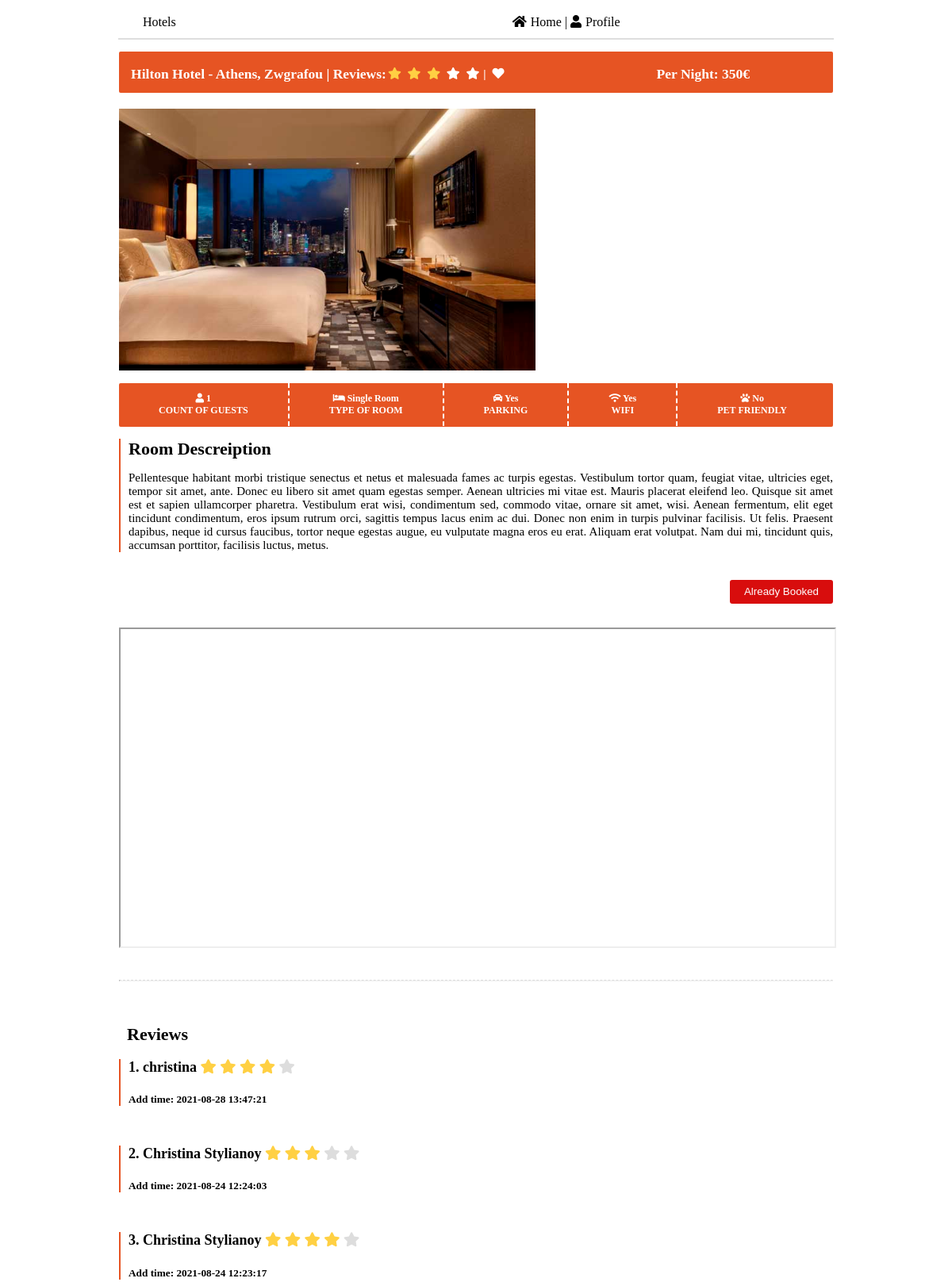
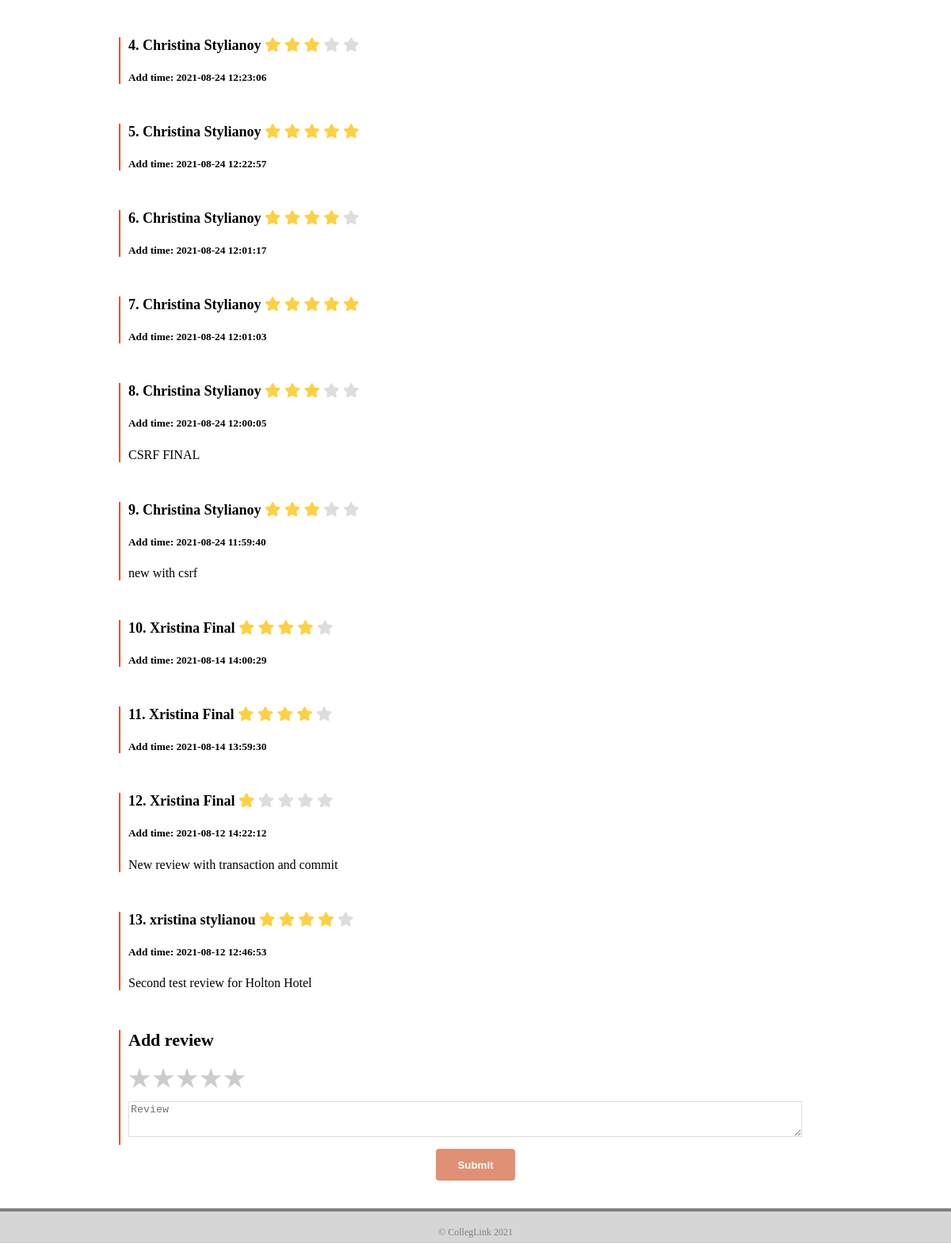
Page /public/room.php?room_id=1 on the committed database (2 pictures, top to bottom).
### tables this page shows
CREATE TABLE `room` (
  `room_id` int(10) UNSIGNED NOT NULL,
  `type_id` int(10) UNSIGNED NOT NULL,
  `name` varchar(250) NOT NULL,
  `city` varchar(250) NOT NULL,
  `area` varchar(250) NOT NULL,
  `photo_url` varchar(250) NOT NULL,
  `count_of_guests` int(10) UNSIGNED NOT NULL,
  `price` int(10) UNSIGNED NOT NULL,
  `address` varchar(250) NOT NULL,
  `location_lat` decimal(10,7) NOT NULL,
  `location_long` decimal(10,7) NOT NULL,
  `description_short` varchar(250) NOT NULL,
  `description_long` text NOT NULL,
  `parking` tinyint(1) NOT NULL,
  `wifi` tinyint(1) NOT NULL,
  `pet_friendly` tinyint(1) NOT NULL,
  `avg_reviews` decimal(10,7) DEFAULT NULL,
  `count_reviews` int(10) UNSIGNED DEFAULT 0,
  `created_time` timestamp NOT NULL DEFAULT current_timestamp(),
  `updated_time` timestamp NOT NULL DEFAULT current_timestamp() ON UPDATE current_timestamp()
);

CREATE TABLE `room_type` (
  `type_id` int(10) UNSIGNED NOT NULL,
  `title` varchar(250) NOT NULL
);

CREATE TABLE `review` (
  `review_id` int(10) UNSIGNED NOT NULL,
  `room_id` int(10) UNSIGNED NOT NULL,
  `user_id` int(10) UNSIGNED DEFAULT NULL,
  `rate` int(10) UNSIGNED NOT NULL,
  `comment` varchar(250) DEFAULT NULL,
  `created_time` timestamp NOT NULL DEFAULT current_timestamp(),
  `updated_time` timestamp NOT NULL DEFAULT current_timestamp() ON UPDATE current_timestamp()
);

CREATE TABLE `user` (
  `user_id` int(10) UNSIGNED NOT NULL,
  `name` varchar(250) NOT NULL,
  `email` varchar(250) NOT NULL,
  `password` text NOT NULL,
  `created_time` timestamp NOT NULL DEFAULT current_timestamp(),
  `updated_time` timestamp NOT NULL DEFAULT current_timestamp() ON UPDATE current_timestamp()
);

### boot/boot.php (called while the page is built, shortened)
<?php
spl_autoload_register(function ($class) {
	$class = str_replace("\\", "/", $class);
});

### app/Hotel/RoomInfo.php (called while the page is built, shortened)
<?php
class RoomInfo extends BaseService
{
  public function getRoomInfo($room_id)
  {
    $parameters = [
      ':room_id' => $room_id,
    ];
    $sql = 'SELECT room.*, room_type.title as room_type
            FROM room
            INNER JOIN room_type ON room.type_id = room_type.type_id
            WHERE room_id = :room_id';
    return $this->fech($sql, $parameters);
  }
}

### app/Hotel/BaseService.php (called while the page is built, shortened)
<?php
class BaseService
{
  private static $pdo;
  protected function initializePdo()
  {
    if (!empty(self::$pdo)){
      return;
    }
    $config = Configuration::getInstance();
    $databaseConfig = $config->getConfig()['database'];
    try {
      self::$pdo = new PDO(sprintf('mysql:host=%s;dbname=%s;charset=UTF8', $databaseConfig['host'],
      $databaseConfig['dbname']), $databaseConfig['username'],$databaseConfig['password'],
      [PDO::MYSQL_ATTR_INIT_COMMAND => "SET NAMES 'UTF8'"]);
    } catch (\PDOException $ex){
      throw new \Exception(sprintf('Could not connect to Database. Error: %s', $ex->getMessage()));
    }
  }
  protected function getPdo()
  {
    return self::$pdo;
  }
  protected function fech($sql, $parameters = [], $type = PDO::FETCH_ASSOC)
  {
    $statement = $this->getPdo()->prepare($sql);
    $status = $statement->execute($parameters);
    return $statement->fetch($type);
  }
}

### app/Hotel/User.php (called while the page is built, shortened)
<?php
class User extends BaseService
{
  private static $currentUserId;
  public static function getCurrentUserId()
  {
    return self::$currentUserId;
  }
}

### app/Hotel/Favorite.php (called while the page is built, shortened)
<?php
class Favorite extends BaseService
{
  public function isFavorite($roomId, $userId)
  {
    $parameters = [
      ':room_id' => $roomId,
      ':user_id' => $userId,
    ];
    $favorite = $this->fech('SELECT * FROM favorite WHERE room_id = :room_id AND user_id = :user_id', $parameters);
    return !empty($favorite);
  }
}

### app/Hotel/Review.php (called while the page is built, shortened)
<?php
class Review extends BaseService
{
  public function getReviewsByRoom($roomId)
  {
    $sql = 'SELECT review.*, user.name as user_name
            FROM review
            INNER JOIN user ON review.user_id = user.user_id
            WHERE room_id = :room_id
            ORDER BY review.created_time DESC';
    $statement = $this->getPdo()->prepare($sql);
    $statement->bindParam(':room_id', $roomId, PDO::PARAM_INT);
    $statement->execute();
    $rows = $statement->fetchAll(PDO::FETCH_ASSOC);
    return $rows;
  }
}

### public/room.php (the view, shortened to what this page needs)
<?php
  require __DIR__.'/../boot/boot.php';
   $info = new RoomInfo();
   $favorite = new Favorite();
   $roomId = $_REQUEST['room_id'];
   $roomInfo = $info->getRoomInfo($roomId);
   $userId = User::getCurrentUserId();
   $isFavorite = $favorite->isFavorite($roomId, $userId);
   $review = new Review();
   $allReviews = $review->getReviewsByRoom($roomId);
   $checkInDate = $_REQUEST['check_in_date'];
   $checkOutDate = $_REQUEST['check_out_date'];
   $alreadyBooked = empty($checkInDate) || empty($checkOutDate);
?>
<!DOCTYPE>
<htlm>
  <head>
    <link  href="CSS\room-style.css" rel="stylesheet"/>
    <link  href="CSS\intex-style.css" rel="stylesheet"/>
    <link  href="CSS\list-style.css" rel="stylesheet"/>
    <link  href="assets/css/fontawesome.min.css" rel="stylesheet"/>
  </head>
  <body>
    <header>
      <div class="menu">
        <span id="hotel"></i>Hotels</span>
        <a id="home" href="./intex.php"><i class="fas fa-home"></i>Home </a>
        <a id="user"
        <?php if (empty($userId)){ ?>
          href="http://hotel.collegelink.localhost/public/intex.php">
        <?php }else {?>
          href="./profile.php">
        <?php } ?>
        | <i class="fas fa-user"></i>Profile</a>
      <hr class="menu-line">
    </header>
    <main class="container">
        <div class="room-title">
          <ul class="title">
            <h3 class="name"><?php echo $roomInfo['name']; ?> - <?php echo $roomInfo['city']; ?>,
            <?php echo $roomInfo['area']; ?> | Reviews: </h3>
            <div class="stars title-reviews">
              <?php
                $roomAvrReview = $roomInfo['avg_reviews'] ;
                for ($i=1; $i <=5 ; $i++) {
                  if ($roomAvrReview >= $i) {
              ?>
                    <i class="fas fa-star checked"></i>
                    <?php
                  } else {
                    ?>
                    <i class="fas fa-star"></i>
              <?php
                  }
                }
              ?>
            </div>
            <h4>|</h4>
            <div class="favorite col-md-1" id="favorite-container">
              <form id="favoriteForm" class="favoriteForm" name="favoriteForm" method="POST" action="actions/favorite.php">
                <a href="#" onclick="postFunction()">
                <div class="search_stars_div">
                  <ul class="fav_stars" style="list-style-type:none;">
                    <li  class="heart <?php echo $isFavorite ? 'selected'  : ' ';?>" id="fav"><i class="fas fa-heart"></i></li>
                  </ul>
                </div>
               </a>
             </form>
            </div>
            <div class="title-cost">
              <h3 class="cost">Per Night: <?php echo $roomInfo['price']; ?>€</h3>
            </div>
          </ul>
        </div>
        <div class="room-image">
          <img src="./assets/images/<?php echo $roomInfo['photo_url']; ?>" alt="">
        </div>
        <div class="room-info">
          <ul class="info">
            <div class="user-info">
              <h3><i class="fas fa-user"></i> <?php echo $roomInfo['count_of_guests']; ?> <br>
              COUNT OF GUESTS</h3>
            </div>
            <div class="guests-info">
              <h3><i class="fas fa-bed"></i> <?php echo $roomInfo['room_type']; ?> <br>
              TYPE OF ROOM</h3>
            </div>
            <div class="parking-info">
              <h3><i class="fas fa-car"></i> <?php echo $roomInfo['parking'] == 1 ? "Yes" : 'No';?> <br>
              PARKING</h3>
            </div>
            <div class="wifi-info">
              <h3><i class="fas fa-wifi"></i> <?php echo $roomInfo['wifi'] == 1 ? "Yes" : 'No'; ?> <br>
              WIFI</h3>
            </div>
            <div class="pet-info">
              <h3><i class="fas fa-paw"></i> <?php echo $roomInfo['pet_friendly'] == 1 ? "Yes" : 'No'; ?> <br>
              PET FRIENDLY</h3>
            </div>
          </ul>
        </div>
        <div class="room-descreiption">
          <div class="vl">
            <h1>Room Descreiption</h1>
            <p><?php echo $roomInfo['description_long']; ?></p>
          </div>
          <div class="booking-buttons">
            <?php
            if ($alreadyBooked) {
            ?>
              <button disabled type="button" name="button" class="booked">Already Booked</button>
            <?php } ?>
          </div>
        </div>
        <div class="map" id="googleMap" style="width:100%;height:400px;">
          <iframe src="http://maps.google.com/maps?q=<?php echo $roomInfo['location_lat'];?>,<?php echo $roomInfo['location_long'];?>&z=15&output=embed"
            style="width:100%;height:400px;" ></iframe>
          <hr class="map-line">
        </div>
        <section class="reviews">
          <h1>Reviews</h1>
          <div id="reviews-container">
            <?php
              foreach ($allReviews as $counter => $review) {
             ?>
              <div class="vl">
                <div class="old-reviews">
                  <h2><?php echo sprintf('%d. %s', $counter + 1, $review['user_name']);?>
                    <?php
                      for ($i=1; $i <=5 ; $i++) {
                        if ($review['rate'] >= $i) {
                          ?>
                          <i class="fas fa-star" style="color:#ffd043;"></i>
                          <?php
                        } else {
                          ?>
                          <i class="fas fa-star" style="color:#dddddd"></i>
                          <?php
                        }
                      }
                    ?>
                  </h2>
                  <h5 class="date">Add time: <?php echo $review['created_time']; ?></h5>
                  <p><?php echo htmlentities($review['comment']);?></p>
                </div>
              </div>
            <?php } ?>
          </div>
          <div class="vl">
            <h1>Add review</h1>
            <div class="add-review" id="add-review">
              <form name="reviewForm"class="reviewForm" action="actions/review.php" method="post">
                <h2>
                    <div class="rate">
                      <label for="star5" title="text">5 stars</label>
                      <label for="star4" title="text">4 stars</label>
                      <label for="star3" title="text">3 stars</label>
                      <label for="star2" title="text">2 stars</label>
                      <label for="star1" title="text">1 star</label>
                    </div>
                </h2>
                <div class="review-textarea">
                  <textarea id="note" name="comment" placeholder="Review" class="textbox"></textarea>
                  <button disabled type="submit" name="button" id="review-button">Submit</button>
                </div>
              </form>
            </div>
          </div>
        </section>
    </main>
    <footer>
      <p>© CollegLink 2021</>
    </footer>
  </body>
</html>

### public/CSS/room-style.css (style rules this page uses)
body { margin: 0px; }
.menu-line { margin-top: 30px; width: 400px; border: 1px solid #dedede; }
.container { width:460px; margin: auto; }
.room-title { background-color: #e65423; height: 40px; border-radius: 2px; padding-bottom: 0px; }
.title { display: flex; list-style: none; color: white; font-size: 10px; padding-left: 5px; }
.title-cost { display: flex; list-style: none; color: white; font-size: 10px; padding-left: 10px; }
.title h4 { padding: 0 3px; font-weight: bold; }
.title i { padding:0 2px; padding-top: 15px; font-size: 8px; }
.heart { color:white; }
.stars { color: white; }
.stars .checked { color: #ffd043; }
ul { padding-left: 3px; }
.room-image img { height: 198px; width: 316px; margin: 20px 0; display: flex; }
.room-info { background-color: #e65423; height: 40px; border-radius: 2px; padding-bottom: 5px; }
.room-info i { color: white; }
.room-info ul { display: flex; list-style: none; padding: 0px; }
.room-info h3 { color: white; font-size: 10px; text-align: center; padding: 0 12px; }
.guests-info, .parking-info, .wifi-info, .pet-info { border-left: 2px dashed white; height: auto; }
.vl { border-left: 2px solid #e65423; height: auto; }
.room-descreiption h1 { font-size: 22px; padding-left: 10px; }
.room-descreiption .vl p { font-size: 15px; padding-left: 10px; text-align: justify; }
.booked { background-color: #d80d0d; color: white; height: 30px; width: 130px; border: none; border-radius: 3px; margin-top: 20px; margin-bottom: 30px; float: right; }
.map-line { margin-top: 40px; border-top: 1px dashed #dedede; }
.reviews { margin-top: 180px; }
.old-reviews { padding-left: 10px; margin-bottom: 50px; }
.old-reviews h2 { font-size: 18px; }
.old-reviews p { font-size: 16px; }
.add-review { padding-left: 10px; margin-bottom: 80px; }
h1 { font-size: 22px; padding-left: 10px; }
.add-review h2 { font-size: 22px; }
.textbox { width: 400px; height: 45px; border: 1px solid #dedede; margin-bottom: 10px; }
.rate { float: left; height: 46px; padding: 0 0px; }
.rate:not(:checked) > label { float:right; width:1em; overflow:hidden; white-space:nowrap; cursor:pointer; font-size:30px; color:#ccc; }
.rate:not(:checked) > label:before { content: '★ '; }
#review-button { height: 40px; width: 100px; background-color: #e65423; border-radius: 4px; border: none; color: white; font-weight: bold; position: absolute; transform: translateX(-50%); left: 50%; margin-top: 60px; cursor: pointer; }
#review-button:disabled { background-color: #e09075; color: white; }
footer { background-color: #d6d6d6; height: 40px; border-top: 4px solid #7e7e7e; background-size: cover; }
footer p { text-align: center; color: #7e7e7e; font-size: 12px; padding: 7px; }
@media (min-width: 640px) { .container { width:600px; } }
@media (min-width: 640px) { .textbox { width: 550px; } }
@media (min-width: 640px) { .menu-line { width: 600px; } }
@media (min-width: 640px) { .title-cost { padding-left: 20px; font-size: 12px; } }
@media (min-width: 640px) { .title { font-size: 12px; padding-left: 15px; } }
@media (min-width: 640px) { .title i { font-size: 12px; padding-top: 18px; } }
@media (min-width: 640px) { .room-title { padding-bottom: 6px; } }
@media (min-width: 640px) { .room-image img { height: 330px; width: 525px; } }
@media (min-width: 640px) { .room-info { padding-bottom: 12px; } }
@media (min-width: 640px) { .room-info h3 { font-size: 12px; padding: 0 20px; } }
@media (min-width: 960px) { .container { width:900px; } }
@media (min-width: 960px) { .textbox { width: 850px; } }
@media (min-width: 960px) { .menu-line { width: 900px; } }
@media (min-width: 960px) { .title-cost { padding-left: 190px; font-size: 15px; } }
@media (min-width: 960px) { .title { font-size: 15px; padding-left: 15px; } }
@media (min-width: 960px) { .title i { font-size: 15px; padding-top: 20px; } }
@media (min-width: 960px) { .room-title { padding-bottom: 12px; } }
@media (min-width: 960px) { .room-image { height: 330px; width: 525px; } }
@media (min-width: 960px) { .room-info { padding-bottom: 15px; } }
@media (min-width: 960px) { .room-info h3 { font-size: 12px; padding: 0 50px; } }

### rows in the picture
room: name "Hilton Hotel", city "Athens", area "Zwgrafou", price "350", photo_url (picture), count_of_guests "1", type.title "Single Room", description_long "Pellentesque habitant morbi tristique senectus et netus et malesuada fames ac turpis egestas. Vestibulum tortor quam, feugiat vitae, ultricies eget, tempor sit amet, ante. Donec eu libero sit amet quam egestas semper. Aenean ultricies mi vitae est. Mauris placerat eleifend leo. Quisque sit amet est et sapien ullamcorper pharetra. Vestibulum erat wisi, condimentum sed, commodo vitae, ornare sit amet, wisi. Aenean fermentum, elit eget tincidunt condimentum, eros ipsum rutrum orci, sagittis tempus lacus enim ac dui. Donec non enim in turpis pulvinar facilisis. Ut felis. Praesent dapibus, neque id cursus faucibus, tortor neque egestas augue, eu vulputate magna eros eu erat. Aliquam erat…"
review: user.name "christina", rate 4 (drawn), created_time "2021-08-28 13:47:21"
review: user.name "Christina Stylianoy", rate 3 (drawn), created_time "2021-08-24 12:24:03"
review: user.name "Christina Stylianoy", rate 4 (drawn), created_time "2021-08-24 12:23:17"
review: user.name "Christina Stylianoy", rate 3 (drawn), created_time "2021-08-24 12:23:06"
review: user.name "Christina Stylianoy", rate 5 (drawn), created_time "2021-08-24 12:22:57"
review: user.name "Christina Stylianoy", rate 4 (drawn), created_time "2021-08-24 12:01:17"
review: user.name "Christina Stylianoy", rate 5 (drawn), created_time "2021-08-24 12:01:03"
review: user.name "Christina Stylianoy", rate 3 (drawn), created_time "2021-08-24 12:00:05", comment "CSRF FINAL"
review: user.name "Christina Stylianoy", rate 3 (drawn), created_time "2021-08-24 11:59:40", comment "new with csrf"
review: user.name "Xristina Final", rate 4 (drawn), created_time "2021-08-14 14:00:29"
review: user.name "Xristina Final", rate 4 (drawn), created_time "2021-08-14 13:59:30"
review: user.name "Xristina Final", rate 1 (drawn), created_time "2021-08-12 14:22:12", comment "New review with transaction and commit"
review: user.name "xristina stylianou", rate 4 (drawn), created_time "2021-08-12 12:46:53", comment "Second test review for Holton Hotel"
